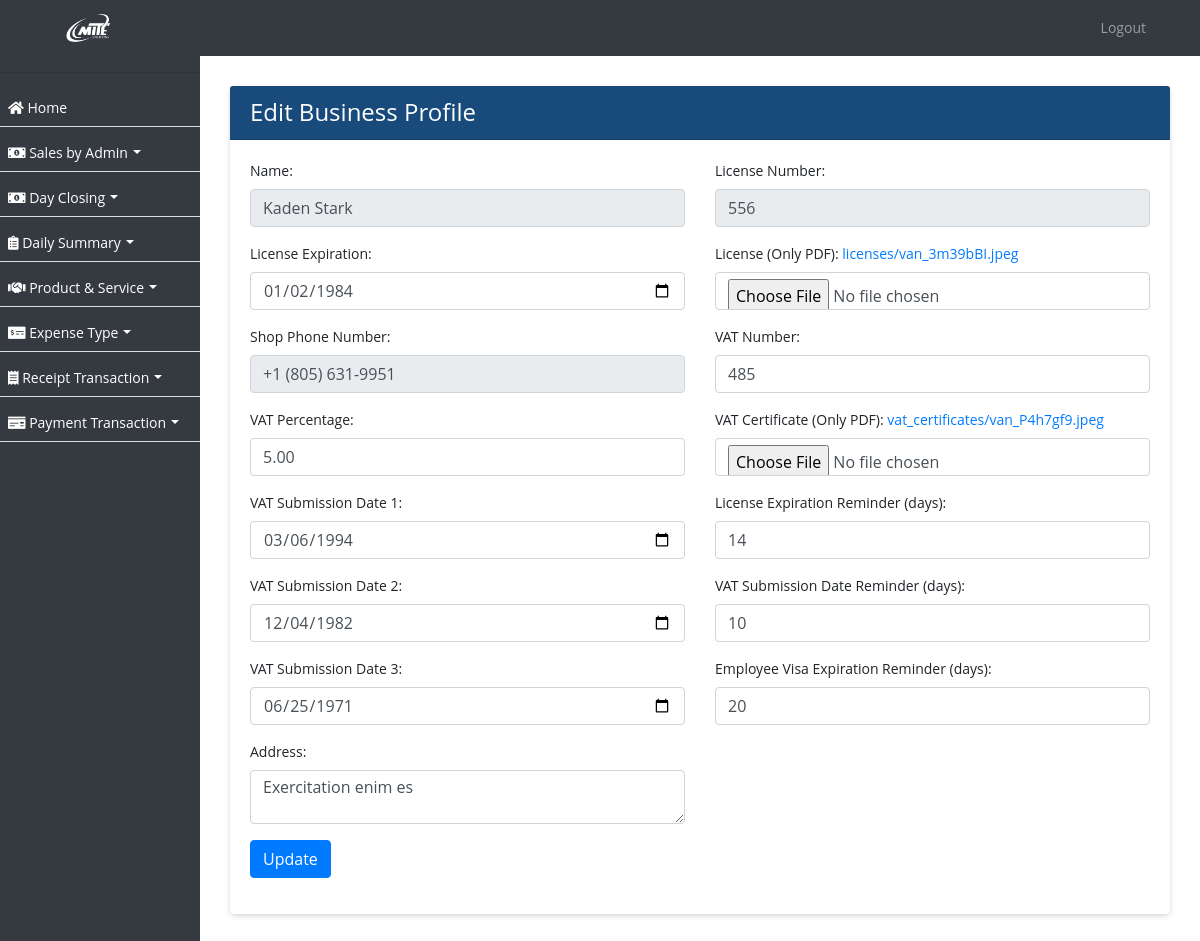
The app's page /business_profiles/3/edit/ with its own data.
### ezshopapp/models.py (models this page shows, shortened)
class BusinessProfile(models.Model):
    name = models.CharField(max_length=64, blank=False, default=None, null=True)
    license_number = models.CharField(max_length=255)
    license_expiration = models.DateField(null=True)
    license_upload = models.FileField(upload_to='licenses')
    shop_phone_number = models.CharField(max_length=25)
    vat_percentage = models.DecimalField(max_digits=5, decimal_places=2)
    vat_number = models.CharField(max_length=255)
    vat_submission_date_1 = models.DateField(null=True)
    vat_submission_date_2 = models.DateField(null=True)
    vat_submission_date_3 = models.DateField(null=True)
    vat_certificate_upload = models.FileField(upload_to='vat_certificates')
    address = models.TextField()
    license_expiration_reminder_days = models.PositiveIntegerField(verbose_name='License Expiration Reminder (days)')
    vat_submission_date_reminder_days = models.PositiveIntegerField(verbose_name='VAT Submission Date Reminder (days)')
    employee_visa_expiration_reminder_days = models.PositiveIntegerField(verbose_name='Employee Visa Expiration Reminder (days)')
    created_on = models.DateTimeField(auto_now_add=True, null=True)

### ezshopapp/views.py (the view)
# urls.py: path('business_profiles/<int:pk>/edit/', edit_business_profile, name='edit_business_profile'),
def edit_business_profile(request, pk):
    business_profile = get_object_or_404(BusinessProfile, pk=pk)
    if request.method == 'POST':
        form = BusinessProfileForm(request.POST, request.FILES, instance=business_profile)
        if form.is_valid():
            form.save()
            messages.success(request, 'Business profile updated successfully.')
            return redirect('business_profile_list')
    else:
        form = BusinessProfileForm(instance=business_profile)
    return render(request, 'edit_business_profile.html', {'form': form, 'business_profile': business_profile})

### ezshopapp/forms.py
class BusinessProfileForm(forms.ModelForm):
    def __init__(self, *args, **kwargs):
        user = kwargs.pop('user', None)
        super(BusinessProfileForm, self).__init__(*args, **kwargs)
        if user and not user.is_superuser:
            self.fields['shop'].queryset = Shop.objects.filter(admin_user=user)
    class Meta:
        model = BusinessProfile
        fields = '__all__'

### ezshopapp/templates/edit_business_profile.html (shortened to what this page needs)
{% extends 'base.html' %}
{% block content %}
<div class="container">
  <div class="card">
    <div class="card-header">
      <h4 class="mb-0 text-white">Edit Business Profile</h4>
    </div>
    <div class="card-body">
      <form method="post" enctype="multipart/form-data">
        <div class="row">
          <div class="col-md-6">
            <div class="form-group">
              <label for="id_name">Name:</label>
              <input type="text" id="id_name" class="form-control" name="name" value="{{ business_profile.name }}" readonly>
            </div>
            <div class="form-group">
              <label for="id_license_expiration">License Expiration:</label>
              <input type="date" id="id_license_expiration" class="form-control" name="license_expiration" value="{{ business_profile.license_expiration|date:'Y-m-d' }}">
            </div>
            <div class="form-group">
              <label for="id_shop_phone_number">Shop Phone Number:</label>
              <input type="text" id="id_shop_phone_number" class="form-control" name="shop_phone_number" value="{{ business_profile.shop_phone_number }}" readonly>
            </div>
            <div class="form-group">
              <label for="id_vat_percentage">VAT Percentage:</label>
              <input type="number" id="id_vat_percentage" class="form-control" name="vat_percentage" value="{{ business_profile.vat_percentage }}">
            </div>
            <div class="form-group">
              <label for="id_vat_submission_date_1">VAT Submission Date 1:</label>
              <input type="date" id="id_vat_submission_date_1" class="form-control" name="vat_submission_date_1" value="{{ business_profile.vat_submission_date_1|date:'Y-m-d' }}">
            </div>
            <div class="form-group">
              <label for="id_vat_submission_date_2">VAT Submission Date 2:</label>
              <input type="date" id="id_vat_submission_date_2" class="form-control" name="vat_submission_date_2" value="{{ business_profile.vat_submission_date_2|date:'Y-m-d' }}">
            </div>
            <div class="form-group">
              <label for="id_vat_submission_date_3">VAT Submission Date 3:</label>
              <input type="date" id="id_vat_submission_date_3" class="form-control" name="vat_submission_date_3" value="{{ business_profile.vat_submission_date_3|date:'Y-m-d' }}">
            </div>
            <div class="form-group">
              <label for="id_address">Address:</label>
              <textarea id="id_address" class="form-control" name="address">{{ business_profile.address }}</textarea>
            </div>
          </div>
          <div class="col-md-6">
            <div class="form-group">
              <label for="id_license_number">License Number:</label>
              <input type="text" id="id_license_number" class="form-control" name="license_number" value="{{ business_profile.license_number }}" readonly>
            </div>
            <div class="form-group">
              <label for="id_current_license">License (Only PDF): <a href="{{ business_profile.license_upload.url }}" target="_blank">{{ business_profile.license_upload.name }}</a></label>
              <input type="file" id="id_new_license" class="form-control" name="license_upload" accept=".pdf">
            </div>
            <div class="form-group">
              <label for="id_vat_number">VAT Number:</label>
              <input type="text" id="id_vat_number" class="form-control" name="vat_number" value="{{ business_profile.vat_number }}">
            </div>
            <div class="form-group">
              <label for="id_current_vat_certificate"> VAT Certificate (Only PDF): <a href="{{ business_profile.vat_certificate_upload.url }}" target="_blank">{{ business_profile.vat_certificate_upload.name }}</a>
              </label>
              <input type="file" id="id_new_vat_certificate" class="form-control" name="vat_certificate_upload" accept=".pdf">
            </div>
            <div class="form-group">
              <label for="id_license_expiration_reminder_days">License Expiration Reminder (days):</label>
              <input type="number" id="id_license_expiration_reminder_days" class="form-control" name="license_expiration_reminder_days" value="{{ business_profile.license_expiration_reminder_days }}">
            </div>
            <div class="form-group">
              <label for="id_vat_submission_date_reminder_days">VAT Submission Date Reminder (days):</label>
              <input type="number" id="id_vat_submission_date_reminder_days" class="form-control" name="vat_submission_date_reminder_days" value="{{ business_profile.vat_submission_date_reminder_days }}">
            </div>
            <div class="form-group">
              <label for="id_employee_visa_expiration_reminder_days">Employee Visa Expiration Reminder (days):</label>
              <input type="number" id="id_employee_visa_expiration_reminder_days" class="form-control" name="employee_visa_expiration_reminder_days" value="{{ business_profile.employee_visa_expiration_reminder_days }}">
            </div>
          </div>
        </div>
        <div class="form-group">
          <button type="submit" class="btn btn-primary">Update</button>
        </div>
      </form>
    </div>
  </div>
</div>
{% endblock %}

### ezshopapp/templates/base.html (style rules this page uses)
body, p, h1, h2, h3, h4, h5, h6, a, li, label, input, div, span, small { font-family: "Open Sans", sans-serif !important; }
button:focus, button { outline: none !important; border: none; }
body, p, a, li, li>a { font-size:14px !important; }
body { padding-top: 56px; background-color: #ffffff !important; }
.form-control { line-height: 1.25 !important; }
textarea { overflow: auto; resize: vertical; width: 100%; border: 1px solid #ccc; border-radius: 5px; }
.card { border:0px !important; margin-top:15px; margin-bottom:15px; box-shadow: 0px 2px 6px -1px #ccc; }
.card-header { background-color: #184b7c !important; color:#fff !important; }
.btn-primary { --bs-btn-color: #fff; --bs-btn-bg: #00B69B; --bs-btn-border-color: #00B69B; --bs-btn-hover-color: #000; --bs-btn-hover-bg: #26c1aa; --bs-btn-hover-border-color: #1abda5; --bs-btn-focus-shadow-rgb: 0, 155, 132; --bs-btn-active-color: #000; --bs-btn-active-bg: #33c5af; --bs-btn-active-border-color: #1abda5; --bs-btn-active-shadow: inset 0 3px 5px rgba(0, 0, 0, 0.125); --bs-btn-disabled-color: #000; --bs-btn-disabled-bg: #00B69B; --bs-btn-disabled-border-color: #00B69B; }
input, select { width: 100%; padding: 0.375rem 0.75rem; margin-bottom: 0.5rem; font-size: 1rem; line-height: 1.5; color: #495057; background-color: #fff; background-clip: padding-box; border: 1px solid #ced4da; border-radius: 0.25rem; transition: border-color 0.15s ease-in-out, box-shadow 0.15s ease-in-out; }

### ezshopapp/templates/edit_business_profile.html (style rules this page uses)
.form-control[type=file] { line-height: 1.75em !important; }

### records on screen
BusinessProfile: name "Kaden Stark", license_expiration "01/02/1984", shop_phone_number "+1 (805) 631-9951", vat_percentage "5.00", vat_submission_date_1 "03/06/1994", vat_submission_date_2 "12/04/1982", vat_submission_date_3 "06/25/1971", address "Exercitation enim es", license_number "556", license_upload.name "licenses/van_3m39bBI.jpeg", vat_number "485", vat_certificate_upload.name "vat_certificates/van_P4h7gf9.jpeg", license_expiration_reminder_days "14", vat_submission_date_reminder_days "10", employee_visa_expiration_reminder_days "20"
